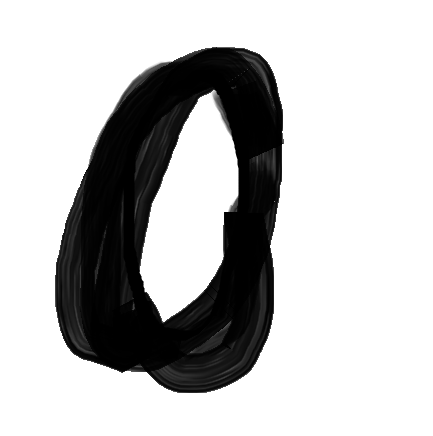
#> input picture tests/picture/mnist_model_test_answer0(1).png, 433 x 436 px
$ python helloopencv.py
#> lines starting #> are read from the running program, lines starting #| are printed output that depends on the picture
import cv2
import trchime as tce

pstr = cv2.imread('picture/mnist_model_test_answer0(1).png', cv2.IMREAD_GRAYSCALE)
#> pstr is the input picture: shape (436, 433); min 0, max 255, mean 192.7


pstr = cv2.resize(pstr, (28, 28))
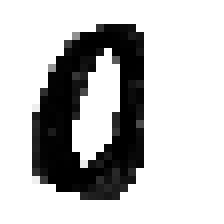
#> pstr: shape (28, 28) (shown 8 times larger); min 0, max 255, mean 192.2
pstr = 255 - pstr
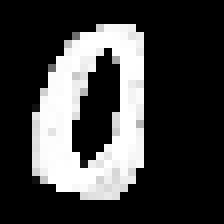
#> pstr: shape (28, 28) (shown 8 times larger); min 0, max 255, mean 62.8

pstr = pstr / 255  # 28, 28

#> (the run stopped early here; a loop or call above may not have finished)

$ run again, with tests/picture/mnist_model_test_answer9(1).png copied over tests/picture/mnist_model_test_answer0(1).png
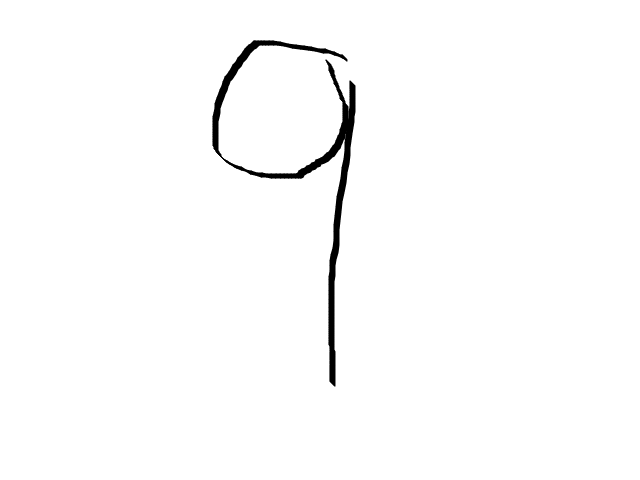
#> input picture tests/picture/mnist_model_test_answer9(1).png, 640 x 480 px
#> pstr is the input picture: shape (480, 640); min 0, max 255, mean 251.4
#> `pstr = cv2.resize(pstr, (28, 28))`:
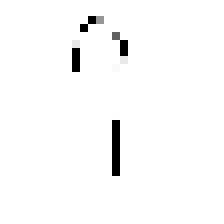
#> pstr: shape (28, 28) (shown 8 times larger); min 0, max 255, mean 250
#> `pstr = 255 - pstr`:
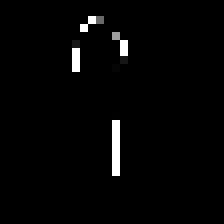
#> pstr: shape (28, 28) (shown 8 times larger); min 0, max 255, mean 5

$ run again, with tests/picture/mnist_model_test_answer9(2).png copied over tests/picture/mnist_model_test_answer0(1).png
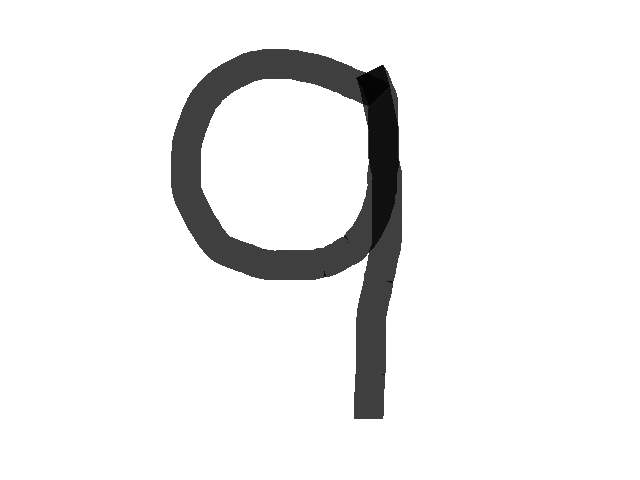
#> input picture tests/picture/mnist_model_test_answer9(2).png, 640 x 480 px
#> pstr is the input picture: shape (480, 640); min 4, max 255, mean 238.1
#> `pstr = cv2.resize(pstr, (28, 28))`:
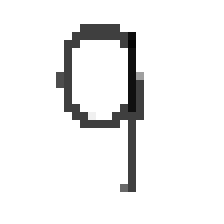
#> pstr: shape (28, 28) (shown 8 times larger); min 4, max 255, mean 239.1
#> `pstr = 255 - pstr`:
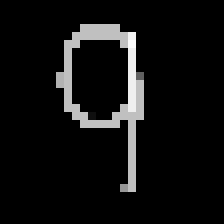
#> pstr: shape (28, 28) (shown 8 times larger); min 0, max 251, mean 15.9
